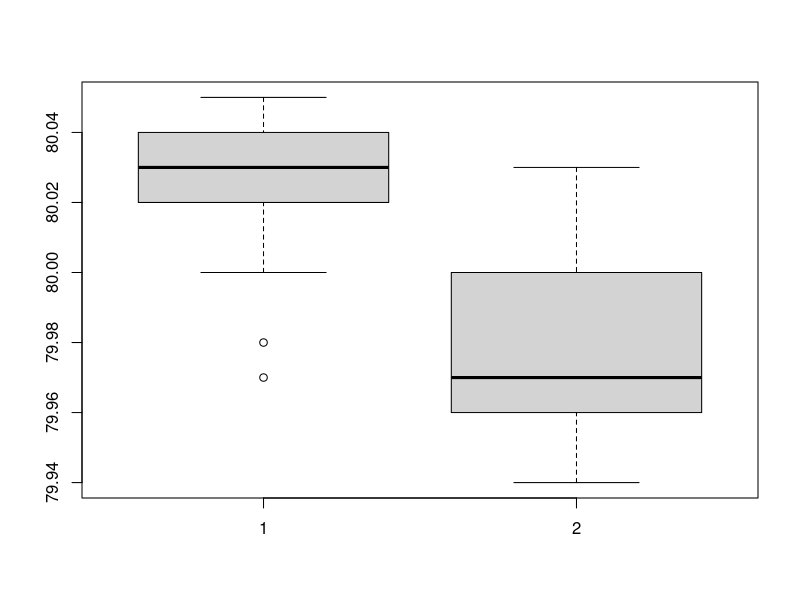
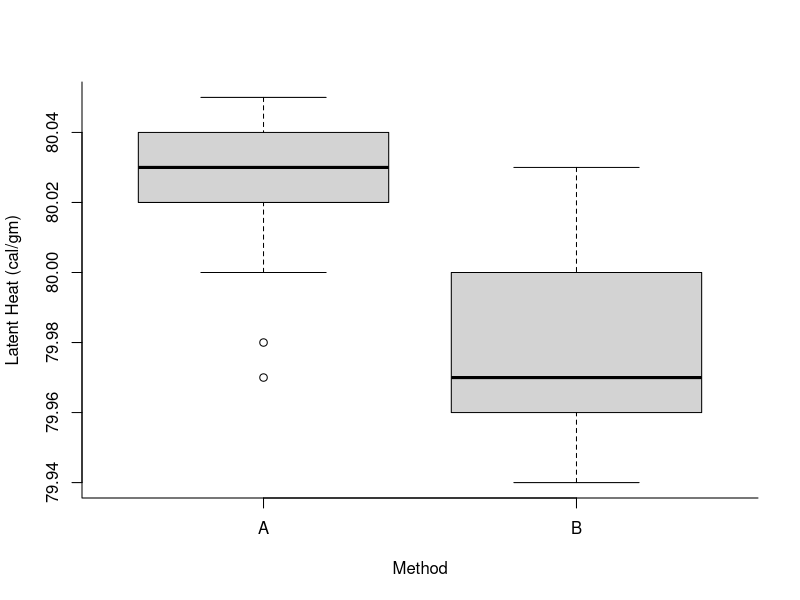
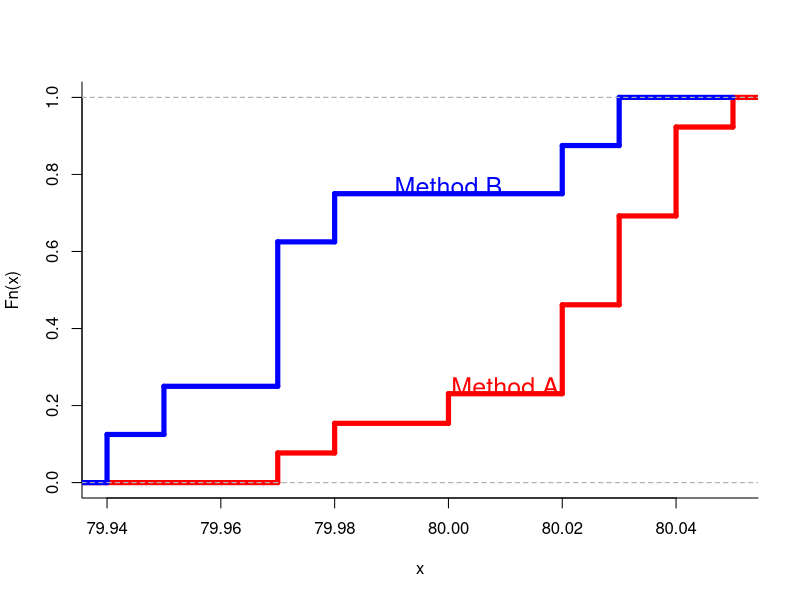
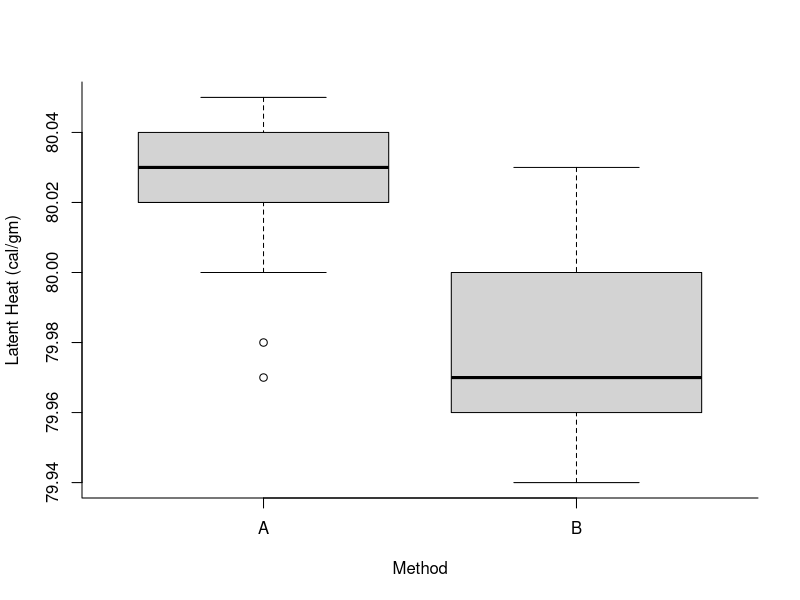
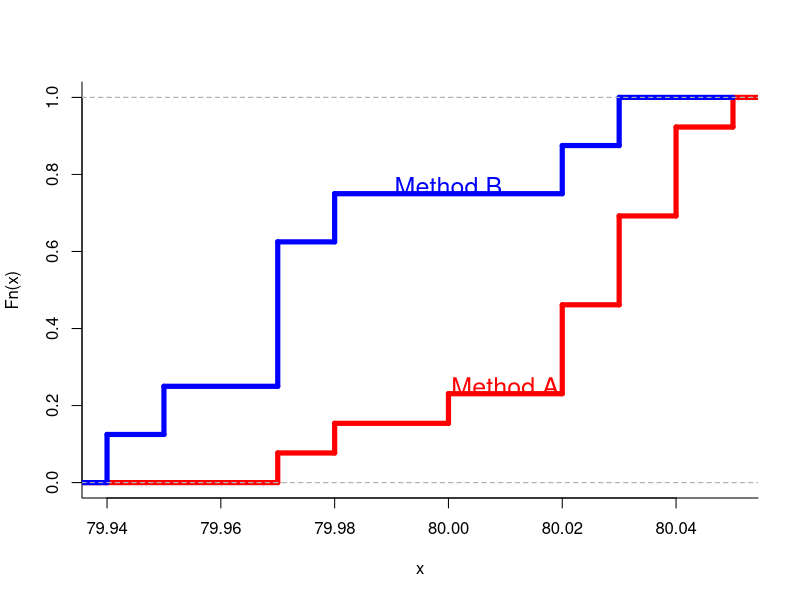

Reproduce these figures in R, in order. (Note: this script raises an error after producing the figures.)
############################################################################

# Open Online R Stream (https://www.wvbauer.com/doku.php/live_streams)
#
# By:   Wolfgang Viechtbauer (https://www.wvbauer.com)
# Date: 2023-09-14
#
# Topic(s):
# - An Introduction to R
#   https://cran.r-project.org/doc/manuals/r-release/R-intro.html
# - Section(s): 8.3 - 11.1
#
# last updated: 2024-02-23

############################################################################

## 8.3: One- and two-sample tests

# create vectors A and B with the data shown (could also use scan())
A <- c(79.98, 80.04, 80.02, 80.04, 80.03, 80.03, 80.04, 79.97, 80.05, 80.03, 80.02, 80.00, 80.02)
B <- c(80.02, 79.94, 79.98, 79.97, 79.97, 80.03, 79.95, 79.97)
A
B

# side-by-side boxplots of the two variables
boxplot(A, B)

# make it look a bit nicer
par(bty="l")
boxplot(list(A=A, B=B), xlab="Method", ylab="Latent Heat (cal/gm)")

# independent samples t-test
t.test(A, B)

# note: this runs Welch's t-test (which does not assume equality of variances
# in the two groups / for the two variables)

# for more details, see:
# https://en.wikipedia.org/wiki/Welch%27s_t-test
# https://en.wikipedia.org/wiki/Student%27s_t-test

# look at the observed variances of the two variables
var(A)
var(B)

# test the equality of the two variances
var.test(A, B)

# run the classical Student's t-test (assuming equal variances)
t.test(A, B, var.equal=TRUE)

# two-sample Wilcoxon test (or Mann-Whitney U test)
# https://en.wikipedia.org/wiki/Mann%E2%80%93Whitney_U_test
wilcox.test(A, B)

# look at the empirical cumulative distribution function of the two variables
plot(ecdf(A), do.points=FALSE, verticals=TRUE, xlim=range(A, B), col="red", lwd=5, main="")
plot(ecdf(B), do.points=FALSE, verticals=TRUE, add=TRUE, col="blue", lwd=5)
text(80.00, 0.77, "Method B", cex=1.5, col="blue")
text(80.01, 0.25, "Method A", cex=1.5, col="red")

# Kolmogorov-Smirnov test (of the maximal vertical distance between the two ecdfs)
ks.test(A, B)

# note: these results are slightly different from what it shows in the manual,
# because now the test is based on the exact p-value, not the approximate one;
# to get the same result as in the manual, we can use
ks.test(A, B, exact=FALSE)

# put the data from the example into a data frame
dat <- data.frame(method=c(rep("A",length(A)),rep("B",length(B))), heat=c(A,B))
dat

# rerun everything above but with this data layout
boxplot(heat ~ method, data=dat, xlab="Method", ylab="Latent Heat (cal/gm)")
t.test(heat ~ method, data=dat)
by(dat$heat, dat$method, var)
var.test(heat ~ method, data=dat)
t.test(heat ~ method, data=dat, var.equal=TRUE)

plot(ecdf(dat$heat[dat$method=="A"]), do.points=FALSE, verticals=TRUE, xlim=range(A, B), col="red", lwd=5, main="")
plot(ecdf(dat$heat[dat$method=="B"]), do.points=FALSE, verticals=TRUE, add=TRUE, col="blue", lwd=5)
text(80.00, 0.77, "Method B", cex=1.5, col="blue")
text(80.01, 0.25, "Method A", cex=1.5, col="red")

ks.test(heat ~ method, data=dat)

############################################################################

### 9: Grouping, loops and conditional execution

############################################################################

## 9.2: Control statements

# illustrate if (expr_1) expr_2 else expr_3

x <- 5

if (x == 5) print("x is five!") else print("x is not five :(")

# note: the expression between () (the 'condition') must be a single TRUE or
# FALSE, so the following does not work and generates an error
if (dat$heat > 80) print("heat is above 80") else print("heat is 80 or below")

# the difference between && and & (and similarly || and |)

# which values of 'heat' are larger than 80?
dat$heat > 80

# which values of 'method' are equal to A?
dat$method == "A"

# which values of 'heat' are larger than 80 and are from method A?
dat$heat > 80 & dat$method == "A"

# the double && is only for a single logical
y <- 7
x == 5 && y < 8

# this generates an error
dat$heat > 80 && dat$method == "A"

# why would you ever want to use &&?

# the && is evaluted left-to-right, so if the first logical is FALSE, then
# none of the following expressions are evaluated; for example, running
# mean(rnorm(10^10)) > 0 would not only take a huge amount of time, but would
# require more memory than my computer has; but running the following is no
# problem, because the second expression (mean(rnorm(10^10)) > 0) is never
# actually run
x == 4 && mean(rnorm(10^10)) > 0

# but do not run 'x == 4 & mean(rnorm(10^10)) > 0' because then both sides of
# the & are run/evaluated and this would crash my R session!

# same thing with || (for 'or' comparisons); if the first expression is TRUE,
# then there is no need to evaluate the second and it isn't even run
x == 5 || mean(rnorm(10^10)) > 0

# the ifelse() function is a 'vectorized' version of if-else
ifelse(dat$heat > 80, "red", "blue")

# this is useful in all kinds of circumstances, for example to distinguish
# groups or values in plots; here is a silly example
plot(dat$heat, xlab="Observation Number", ylab="Heat", pch=19, cex=1.2,
     col=ifelse(dat$heat > 80, "red", "blue"))

# for-loops

# a very simple example
for (i in 1:20) {
   print(paste("i is equal to:", i))
}

# a few more examples

for (i in c(2,9,5)) {
   print(paste("i is equal to:", i))
}

for (i in c("chicken","cow","pig")) {
   print(paste("i is equal to:", i))
}

# as a sort-of not entirely silly application of this, let's consider the
# mtcars dataset and suppose we want to run simple regression models where we
# predict the mpg (mile per gallon) variable from each other variable in the
# dataset and we want to find out for which variable R^2 is the largest
mtcars

# we could do this manually as follows (note: we haven't actually gotten to
# fitting regression models - this comes in section 11, but let's already do
# this here to make this example a bit more interesting)
summary(lm(mpg ~ cyl,  data=mtcars))
summary(lm(mpg ~ disp, data=mtcars))
summary(lm(mpg ~ hp,   data=mtcars))
# ...

# but this is tedious (especially if the number of variables was even larger);

# note that we are fitting regression models where the predictor variables are
# in the following columns of the dataset
2:ncol(mtcars)

# we can refer to a particular variable from the dataset using column indices
mtcars[[2]]
mtcars[[3]]
# and so on

# so we can do the following
for (i in 2:ncol(mtcars)) {
   print(summary(lm(mpg ~ mtcars[[i]], data=mtcars)))
}

# but we would still have to look manually for the highest R^2 value which is
# tedious; without getting into how one can figure this out for now, it turns
# out that the R^2 value from a regression model can be extracted as follows
summary(lm(mpg ~ cyl,  data=mtcars))$r.squared

# so we can do the following
for (i in 2:ncol(mtcars)) {
   print(summary(lm(mpg ~ mtcars[[i]], data=mtcars))$r.squared)
}

# better, but still not ideal; let's actually *store* the R^2 values somewhere

r2 <- rep(NA, ncol(mtcars))
r2

for (i in 2:ncol(mtcars)) {
   r2[i] <- summary(lm(mpg ~ mtcars[[i]], data=mtcars))$r.squared
}

r2

# what is the largest R^2 value?
max(r2, na.rm=TRUE)

# which value of R^2 is the largest (the maximum)
which.max(r2)

# this corresponds to which variable in the dataset
names(mtcars)[which.max(r2)]

# so predicting mpg (miles per gallon) from wt (the weight of the car) yields
# the largest R^2 value (of about 0.75)

# often, one can avoid writing explicit loops and make the code more concise;
# for example, suppose we want the mean of every variable in the dataset; we
# could do this with a for-loop as follows
means <- rep(NA, ncol(mtcars))
for (i in 1:ncol(mtcars)) {
   means[i] <- mean(mtcars[[i]])
}
means

# but there are often specialized ('vectorized') functions that can do this
colMeans(mtcars)

############################################################################

### 10: Writing your own functions

# we will skip this (will come back to this topic in some future stream)

############################################################################

### 11: Statistical models in R

############################################################################

## 11.1: Defining statistical models; formulae

# let's do some regression modeling using formula syntax with the mtcars dataset

# scatterplot of mpg (miles per gallon) on the y-axis and wt (weight) on the x-axis
plot(mpg ~ wt, data=mtcars, pch=21, bg="lightgray", cex=1.5,
     xlab="Weight (in 1000lbs)", ylab="Mile per Gallon")

# simple regression model predicting mpg from wt
res <- lm(mpg ~ wt, data=mtcars)
res

# use summary() to get the full output from the regression model
summary(res)

# add the regression line from the simple regression model above to the plot
abline(res, lwd=3)

# more generally, we can get predicted values using predict()
wtvals <- seq(1, 6, length=100)
pred <- predict(res, newdata=data.frame(wt=wtvals))
pred

# add the regression line based on these predicted values to the plot
lines(wtvals, pred, lwd=3, col="blue")

# predict() can also compute confidence (and prediction) intervals
pred <- predict(res, newdata=data.frame(wt=wtvals), interval="confidence")
pred <- data.frame(pred)
pred
lines(wtvals, pred$lwr, lty="dotted")
lines(wtvals, pred$upr, lty="dotted")

# draw the points again (so they are on top of the lines)
points(mpg ~ wt, data=mtcars, pch=21, bg="lightgray", cex=1.5)

# in the model above, the intercept refers to the predicted average gas
# mileage for cars whose weight is 0 pounds (which is obviously meaningless);
# we can make the intercept meaningful by centering the predictor at a more
# meaningful value, for example at the mean
res <- lm(mpg ~ I(wt-mean(wt)), data=mtcars)
summary(res)

# so now the intercept refers to the predicted average gas mileage of cars
# whose weight is equal to the mean weight of the cars in this dataset

# one can also directly set the value at which to center
res <- lm(mpg ~ I(wt-3), data=mtcars)
summary(res)

# now the intercept is the predicted average gas mileage of cars whose weight
# is 3000 pounds (note: wt is given per 1000lbs)

# a regression model with multiple predictors (multiple regression)
res <- lm(mpg ~ wt + hp, data=mtcars)
summary(res)

# say we want to predict the gas mileage of a car that weighs 3000 pounds and
# has a horsepower of 150
predict(res, newdata=data.frame(wt=3, hp=150))

# predict the gas mileage for cars that weigh between 1000 and 6000 pounds
# holding horsepower constant at 150
predict(res, newdata=data.frame(wt=wtvals, hp=150))

# we saw earlier in the scatterplot that the relationship between mpg and wt
# may not be linear (redraw the scatterplot)
plot(mpg ~ wt, data=mtcars, pch=21, bg="lightgray", cex=1.5,
     xlab="Weight (in 1000lbs)", ylab="Mile per Gallon")

# again add the line from the linear regression model to the plot
res <- lm(mpg ~ wt, data=mtcars)
abline(res)

# fit a polynomial regression model to the second degree (to model a quadratic
# relationship between the two variables)
res <- lm(mpg ~ wt + I(wt^2), data=mtcars)
summary(res)

# compute predicted values for cars between 1000 and 6000 pounds
pred <- predict(res, newdata=data.frame(wt=wtvals))
pred

# note: we only need to specify the wt values for this model; the predict()
# function automatically constructs the squared term for making predictions

# add the regression line (or rather, curve) to the plot
lines(wtvals, pred, lwd=3, col="blue")

# instead of I(wt^2), we can use poly()
res <- lm(mpg ~ poly(wt, degree=2), data=mtcars)
summary(res)

# note: poly() constructs 'orthogonal polynomial' terms (to minimize the
# correlation between the terms), so the coefficients are different, but the
# underlying model is still going to give the same predictions

# predicted values are computed in the exact same way as before
pred <- predict(res, newdata=data.frame(wt=wtvals))
pred
lines(wtvals, pred, lwd=3, col="red")

# we can easily fit higher polynomial models (this is totally overfitting here)
res <- lm(mpg ~ poly(wt, degree=5), data=mtcars)
pred <- predict(res, newdata=data.frame(wt=wtvals))
lines(wtvals, pred, lwd=3, col="green")

############################################################################
